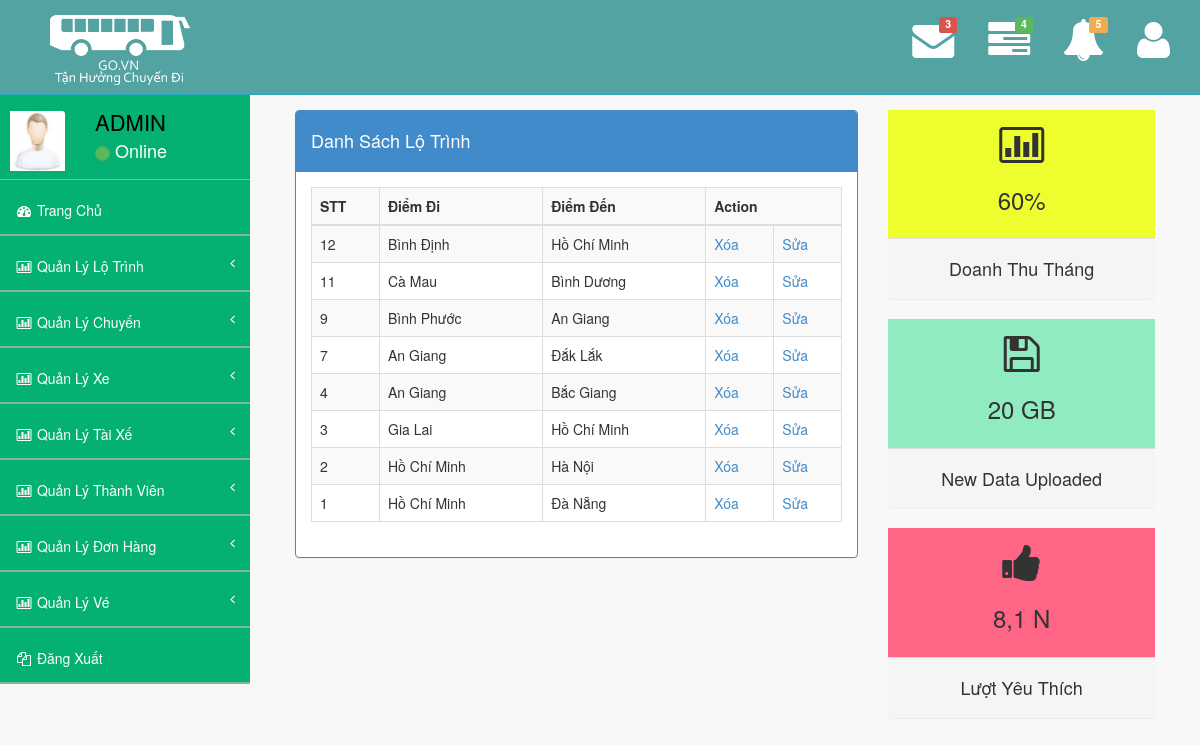
Page /admin.php?p=danhsachlotrinh on the committed database.
### tables this page shows
CREATE TABLE `lotrinh` (
  `id` int(11) NOT NULL,
  `Diemdi` varchar(200) NOT NULL,
  `Diemden` varchar(200) NOT NULL
);

### page/danhsachlotrinh.php (the view, shortened to what this page needs)
<form action="" method="POST" accept-charset="utf-8" enctype="multipart/form-data">
<div id="page-wrapper">
            <div >
                <div class="col-lg-8">
                    <div class="panel panel-primary">
                        <div class="panel-heading">
                            <h4> Danh Sách Lộ Trình</h4>
                        </div>
                        <div class="panel-body">
                            <div class="row">
                                <div class="col-lg-12">
                                    <div class="table-responsive">
                                        <table class="table table-bordered table-hover table-striped">
                                            <tbody>
                                                <tr>
                                                    <th width="50">STT</th>
                                                    <th width="120">Điểm Đi</th>
                                                   <th width="120">Điểm Đến</th>
                                                    <th colspan="2">Action</th>
                                                </tr>
                                            </tbody>
                                            <tbody>
                                            <?php
                                                $stmt = $conn->prepare("SELECT * FROM `lotrinh` ORDER BY id DESC");
                                                $stmt -> execute();
                                                $data = $stmt -> fetchAll(PDO::FETCH_ASSOC);
                                                foreach ($data as $item) {
                                             ?>
                                                <tr>
                                                    <td><?php echo $item["id"]; ?></td>
                                                    <td><?php echo $item["Diemdi"]; ?></td>
                                                    <td><?php echo $item["Diemden"]; ?></td>
                                                    <td width="50px"><a href="admin.php?p=xoalotrinh&id=<?php echo $item["id"]?>">Xóa</a></td>
                                                    <td width="50px"><a href="admin.php?p=sualotrinh&id=<?php echo $item["id"]?>">Sửa</a></td>
                                                </tr>
                                                <?php } ?>
                                            </tbody>
                                        </table>
                                    </div>
                                </div>
                            </div>
                        </div>
                    </div>
                </div>
                <div class="col-lg-4">
                    <div class="panel panel-primary text-center no-boder">
                        <div class="panel-body yellow">
                            <i class="fa fa-bar-chart-o fa-3x"></i>
                            <h3>60% </h3>
                        </div>
                        <div class="panel-footer">
                            <span class="panel-eyecandy-title"><h4>Doanh Thu Tháng</h4>
                            </span>
                        </div>
                    </div>
                    <div class="panel panel-primary text-center no-boder">
                        <div class="panel-body green">
                            <i class="fa fa fa-floppy-o fa-3x"></i>
                            <h3>20 GB</h3>
                        </div>
                        <div class="panel-footer">
                            <span class="panel-eyecandy-title"><h4>New Data Uploaded</h4>
                            </span>
                        </div>
                    </div>
                    <div class="panel panel-primary text-center no-boder">
                        <div class="panel-body red">
                            <i class="fa fa-thumbs-up fa-3x"></i>
                            <h3>8,1 N </h3>
                        </div>
                        <div class="panel-footer">
                            <span class="panel-eyecandy-title"><h4>Lượt Yêu Thích</h4>
                            </span>
                        </div>
                    </div>
                </div>
            </div>
        </div>
        </form>

### admin.php (shortened to what this page needs)
<?php
include 'vender/connect.php';
?>
<!DOCTYPE html>
<html>
<head>
    <link href="admin/assets/plugins/bootstrap/bootstrap.css" rel="stylesheet" />
    <link href="admin/assets/font-awesome/css/font-awesome.css" rel="stylesheet" />
    <link href="admin/assets/plugins/pace/pace-theme-big-counter.css" rel="stylesheet" />
    <link href="admin/assets/css/style.css" rel="stylesheet" />
    <link href="admin/assets/css/main-style2.css" rel="stylesheet" />
    <link href="admin/assets/plugins/morris/morris-0.4.3.min.css" rel="stylesheet" />
   </head>
<body>
    <div id="wrapper">
        <nav class="navbar navbar-default navbar-fixed-top" role="navigation" id="navbar">
            <div class="navbar-header">
                <a class="navbar-brand" href="index.php?p=trangchu">
                    <div class="stu">
                        <img src="admin/assets/img/logo1.png">
                    </div>
                </a>
            </div>
            <ul class="nav navbar-top-links navbar-right">
                <li class="dropdown">
                    <a class="dropdown-toggle" data-toggle="dropdown" href="#">
                        <span class="top-label label label-danger">3</span><i class="fa fa-envelope fa-3x"></i>
                    </a>
                </li>
                <li class="dropdown">
                    <a class="dropdown-toggle" data-toggle="dropdown" href="#">
                        <span class="top-label label label-success">4</span>  <i class="fa fa-tasks fa-3x"></i>
                    </a>
                </li>
                <li class="dropdown">
                    <a class="dropdown-toggle" data-toggle="dropdown" href="#">
                        <span class="top-label label label-warning">5</span>  <i class="fa fa-bell fa-3x"></i>
                    </a>
                </li>
                <li class="dropdown">
                    <a class="dropdown-toggle" data-toggle="dropdown" href="#">
                        <i class="fa fa-user fa-3x"></i>
                    </a>
                </li>
            </ul>
        </nav>
        <nav class="navbar-default navbar-static-side" role="navigation">
            <div class="sidebar-collapse">
                <ul class="nav" id="side-menu">
                    <li >
                        <div class="user-section">
                            <div class="user-section-inner">
                                <img src="admin/assets/img/user.jpg" alt="">
                            </div>
                            <div class="user-info">
                                <div>ADMIN <strong></strong></div>
                                <div class="user-text-online">
                                    <span class="user-circle-online btn btn-success btn-circle "></span>&nbsp;Online
                                </div>
                            </div>
                        </div>
                    </li>
                    <li class="selected">
                        <a href="admin.php?p=trangchu"><i class="fa fa-dashboard fa-fw"></i> Trang Chủ</a>
                    </li>
                    <li>
                        <a href="#"><i class="fa fa-bar-chart-o fa-fw"></i> Quản Lý Lộ Trình<span class="fa arrow"></span></a>
                    </li>
                    <li>
                        <a href="#"><i class="fa fa-bar-chart-o fa-fw"></i> Quản Lý Chuyến<span class="fa arrow"></span></a>
                    </li>
                    <li>
                        <a href="#"><i class="fa fa-bar-chart-o fa-fw"></i> Quản Lý Xe<span class="fa arrow"></span></a>
                    </li>
                     <li>
                        <a href="#"><i class="fa fa-bar-chart-o fa-fw"></i> Quản Lý Tài Xế<span class="fa arrow"></span></a>
                    </li>
                    <li>
                        <a href="#"><i class="fa fa-bar-chart-o fa-fw"></i> Quản Lý Thành Viên<span class="fa arrow"></span></a>
                    </li>
                    <li>
                        <a href="#"><i class="fa fa-bar-chart-o fa-fw"></i> Quản Lý Đơn Hàng<span class="fa arrow"></span></a>
                    </li>
                     <li>
                        <a href="#"><i class="fa fa-bar-chart-o fa-fw"></i> Quản Lý Vé<span class="fa arrow"></span></a>
                    </li>
                    <li>
                        <a href="logout.php"><i class="fa fa-files-o fa-fw"></i> Đăng Xuất</a>
                    </li>
                </ul>
            </div>
        </nav>
    <?php
    if(isset($_GET["p"])){
        $p = $_GET["p"];
        switch ($p) {
            case 'danhsachlotrinh':
                include "page/danhsachlotrinh.php";
                break;
        }
    }else{
        include "page/trangchu.php";
    }
    ?>
    </div>
</body>
</html>

### admin/assets/css/style.css (style rules this page uses)
body { background-color: #f8f8f8; }
.navbar-static-side ul li { border-bottom:1px solid #84B899 !important; }
.stu { margin-top: 15px; margin-left: 95px; }
.navbar-top-links li { display: inline-block; }
.navbar-top-links li:last-child { margin-right: 15px; }
.navbar-top-links li a { padding: 20px; min-height: 50px; }
.arrow { float: right; }
.fa.arrow:before { content: "\f104"; }
@media (min-width:768px) { .navbar-static-side { z-index: 1; position: absolute; width: 250px; } }
.btn-circle { width: 30px; height: 30px; padding: 6px 0; border-radius: 15px; text-align: center; font-size: 12px; line-height: 1.428571429; }

### admin/assets/css/main-style2.css (style rules this page uses)
.user-section { margin-top:90px; font-size:22px; }
.user-section-inner { height: 65px; width: 65px; -moz-border-radius: 3px; -webkit-border-radius: 3px; border-radius: 3px; overflow: hidden; display: inline-block; float: left; margin-right: 15px; margin-top: 20px; }
.user-section-inner img { margin-left:10px; width:55px; height:60px; }
.user-info { display: block; color:#000!important; display: inline-block; padding: 15px; margin-bottom: 0px }
.user-text-online { font-size:18px; color:#fff }
.user-circle-online { width: 15px!important; height: 15px!important; }
.navbar-top-links > li > a { color: #FFFFFF; }
.nav > li > a { padding: 20px 15px; }
#side-menu { background-color:#04B173; }
#side-menu a { color:#fff; border-bottom: 1px solid #84B899 !important; height: 55px; }
.green { background-color:rgb(144, 236, 192); }
.red { background-color:rgb(255, 102, 133); }
.yellow { background-color:rgb(237, 253, 46); }
.no-boder { border:0px solid #5bc0de !important; }
#navbar { background-color:rgb(83, 163, 163); height: 95px; }
.navbar-brand { padding-left:20px; }
.navbar-brand img { height:30px; }
.navbar-brand .stu { margin-top: 0px; margin-left: 30px; }
.navbar-brand .stu img { width: 140px; height: 70px; }
.top-label { position: absolute; top: 50%; right: 50%; margin-top: -24px; margin-right: -24px; }
.navbar-default { border-color: #27A6BE; }
@media (min-width:768px) { #page-wrapper { position: inherit; margin: 0 0 0 250px; padding: 0 30px; min-height: 1000px; } }

### rows in the picture
lotrinh: id "12", Diemdi "Bình Định", Diemden "Hồ Chí Minh"
lotrinh: id "11", Diemdi "Cà Mau", Diemden "Bình Dương"
lotrinh: id "9", Diemdi "Bình Phước", Diemden "An Giang"
lotrinh: id "7", Diemdi "An Giang", Diemden "Đắk Lắk"
lotrinh: id "4", Diemdi "An Giang", Diemden "Bắc Giang"
lotrinh: id "3", Diemdi "Gia Lai", Diemden "Hồ Chí Minh"
lotrinh: id "2", Diemdi "Hồ Chí Minh", Diemden "Hà Nội"
lotrinh: id "1", Diemdi "Hồ Chí Minh", Diemden "Đà Nẵng"
